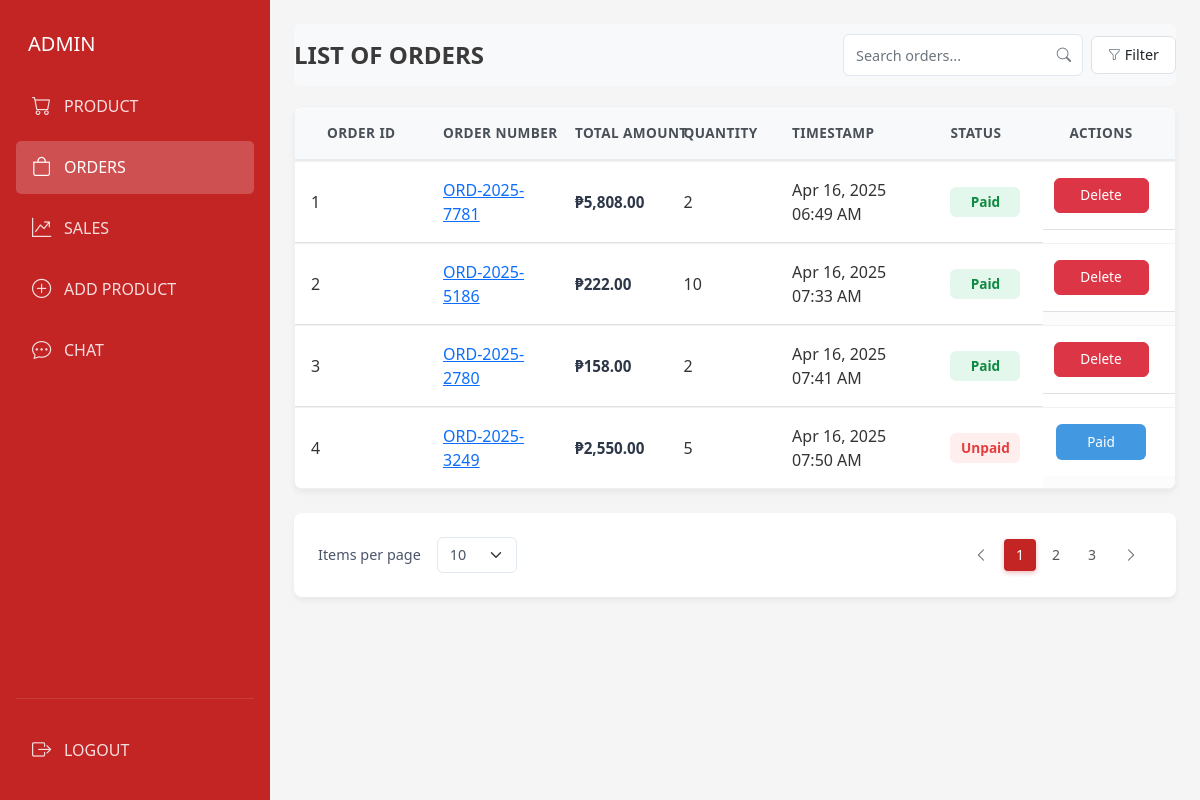
/admin/order_list.php, run on the app's committed database.
### tables this page shows
CREATE TABLE `orders` (
  `order_id` int(11) NOT NULL,
  `order_number` varchar(255) NOT NULL,
  `total_amount` decimal(10,2) NOT NULL,
  `quantity` int(11) NOT NULL,
  `status` varchar(255) NOT NULL,
  `created_at` timestamp NOT NULL DEFAULT current_timestamp()
);

### admin/order_list.php (the view, shortened to what this page needs)
<!DOCTYPE html>
<html lang="en">
<head>
    <link href="../vendor/bootstrap/css/bootstrap.min.css" rel="stylesheet">
    <link rel="stylesheet" href="https://cdn.jsdelivr.net/npm/bootstrap-icons@1.11.3/font/bootstrap-icons.min.css">
    <link href="css/admin.css" rel="stylesheet">
    <link href="css/order_list.css" rel="stylesheet">
</head>
<body>
    <?php include 'components/delete_product.php'; ?>
    <div class="d-flex admin-dashboard">
        <aside class="admin-sidebar">
            <?php include 'components/admin_sidebar.php'; ?>
        </aside>
        <main class="admin-main">
            <div class="container-fluid px-4 py-4">
                <div class="admin-header-container">
                    <div class="d-flex justify-content-between align-items-center">
                        <h1 class="admin-page-title mb-0">LIST OF ORDERS</h1>
                        <div class="d-flex align-items-center">
                            <div class="search-box me-2">
                                <input type="text" class="form-control search-input" placeholder="Search orders...">
                            </div>
                            <button class="btn btn-outline-secondary filter-button d-flex align-items-center">
                                <i class="bi bi-funnel me-1"></i> Filter
                            </button>
                        </div>
                    </div>
                </div>
                <div class="admin-table-card card">
                    <div class="card-body p-0">
                    <div class="table-responsive">
                        <table class="table admin-table product-table">
                            <thead>
                                <tr>
                                    <th width="15%">ORDER ID</th>
                                    <th width="15%">ORDER NUMBER</th>
                                    <th>TOTAL AMOUNT</th>
                                    <th>QUANTITY</th>
                                    <th width="18%">TIMESTAMP</th>
                                    <th>STATUS</th>
                                    <th width="15%" class="text-center">ACTIONS</th>
                                </tr>
                            </thead>
                            <tbody>
                                <?php
                                $sql = "SELECT * FROM orders";
                                $result = $conn->query($sql);
                                if ($result && $result->num_rows > 0):
                                    while ($order = $result->fetch_assoc()):
                                        $status = $order['status'] ?? 'unpaid';
                                        $statusClass = ($status == 'paid') ? 'high' : 'critical';
                                ?>
                                <tr data-order-id="<?= $order['order_id'] ?>">
                                    <td data-label="ORDER ID"><?= $order['order_id'] ?></td>
                                    <td data-label="ORDER NUMBER">
                                        <a href="#" onclick="showOrderDetails(<?= $order['order_id'] ?>)" data-bs-toggle="modal" data-bs-target="#orderDetailsModal">
                                            <?= htmlspecialchars($order['order_number']) ?>
                                        </a>
                                    </td>
                                    <td data-label="TOTAL AMOUNT"><span class="price-value">₱<?= number_format($order['total_amount'], 2) ?></span></td>
                                    <td data-label="QUANTITY"><?= $order['quantity'] ?></td>
                                    <td data-label="TIMESTAMP"><?= isset($order['created_at']) ? date('M d, Y h:i A', strtotime($order['created_at'])) : 'N/A' ?></td>
                                    <td data-label="STATUS"><span class="stock-badge <?= $statusClass ?>"><?= ucfirst($status) ?></span></td>
                                    <td class="action-buttons text-center" data-label="ACTIONS">
                                        <div class="action-buttons-container">
                                            <?php if ($status == 'unpaid'): ?>
                                            <button class="btn btn-action edit-btn" onclick="updateOrderStatus(<?= $order['order_id'] ?>, 'paid')">Paid</button>
                                            <?php else: ?>
                                            <button class="btn btn-danger" onclick="updateOrderStatus(<?= $order['order_id'] ?>, 'delete')">Delete</button>
                                            <?php endif; ?>
                                        </div>
                                    </td>
                                </tr>
                                <?php
                                    endwhile;
                                endif;
                                ?>
                            </tbody>
                        </table>
                        </div>
                    </div>
                </div>
                <div class="card admin-table-card">
                    <div class="card-body py-3">
                        <div class="d-flex pagination-container">
                            <div class="items-per-page me-auto">
                                <div class="d-flex align-items-center">
                                    <span class="me-2">Items per page</span>
                                    <select class="form-select form-select-sm">
                                        <option value="10" selected>10</option>
                                    </select>
                                </div>
                            </div>
                            <div class="pagination-wrapper">
                                <nav aria-label="Page navigation">
                                    <ul class="pagination pagination-sm mb-0">
                                        <li class="page-item">
                                            <a class="page-link" href="#" aria-label="Previous">
                                                <i class="bi bi-chevron-left"></i>
                                            </a>
                                        </li>
                                        <li class="page-item active"><a class="page-link" href="#">1</a></li>
                                        <li class="page-item"><a class="page-link" href="#">2</a></li>
                                        <li class="page-item"><a class="page-link" href="#">3</a></li>
                                        <li class="page-item">
                                            <a class="page-link" href="#" aria-label="Next">
                                                <i class="bi bi-chevron-right"></i>
                                            </a>
                                        </li>
                                    </ul>
                                </nav>
                            </div>
                        </div>
                    </div>
                </div>
            </div>
        </main>
    </div>
</body>
</html>

### admin/css/admin.css (style rules this page uses)
:root { --vh: 1vh; }
.form-control { padding: 12px 16px; border: 1px solid #ddd; border-radius: 5px; transition: all 0.3s ease; height: 46px; font-size: 14px; }
.admin-dashboard { width: 100%; min-height: 100vh; background-color: #f5f5f5; color: #333; overflow-x: hidden; display: flex; }
.admin-sidebar { width: 270px; background-color: #c32424; min-height: 100vh; height: 100vh; padding: 1.5rem 1rem; display: flex; flex-direction: column; position: fixed; left: 0; top: 0; overflow-y: auto; z-index: 1000; }
.admin-main { flex: 1; background-color: #f5f5f5; overflow-x: hidden; margin-left: 270px; width: calc(100% - 270px); min-height: 100vh; }
.admin-page-title { font-size: 1.75rem; font-weight: 700; color: #333; }
.search-box { position: relative; width: 300px; margin-right: 12px; }
.search-box input { padding: 0.6rem 1rem; padding-right: 3rem; border-radius: 4px; height: 45px; border: 1px solid #e0e0e0; background-color: #fff; font-size: 0.95rem; }
.admin-table { margin-bottom: 0; table-layout: fixed; width: 100%; border-collapse: collapse; border-style: hidden; }
.admin-table thead { background-color: #f8f9fa; }
.admin-table th { font-weight: 600; padding: 1.25rem 1.5rem; border-bottom: 1px solid #dee2e6; color: #495057; font-size: 0.9rem; text-transform: uppercase; vertical-align: middle; }
.admin-table td { padding: 1.25rem 1.5rem; vertical-align: middle; border-bottom: 1px solid #dee2e6; }
.admin-table tr { border-bottom: 1px solid #dee2e6; }
.admin-table tr:last-child td { border-bottom: none; }
.admin-table th:last-child, .admin-table td:last-child { padding-right: 2rem; text-align: center; }
.action-buttons { display: flex; gap: 8px; justify-content: center; border-bottom: none; }
td.action-buttons { border-bottom: none; }
td.action-buttons:after { content: none; }
.pagination { display: flex; align-items: center; }
.pagination .page-item .page-link { color: #555; border: none; min-width: 32px; height: 32px; display: flex; align-items: center; justify-content: center; margin: 0 2px; font-weight: 500; border-radius: 4px; padding: 0.25rem 0.75rem; }
.pagination .page-item.active .page-link { background-color: #c32424; color: white; box-shadow: 0 2px 5px rgba(195, 36, 36, 0.3); }
.pagination .page-item:first-child .page-link, .pagination .page-item:last-child .page-link { color: #555; font-weight: normal; padding: 0.25rem 0.75rem; min-width: auto; white-space: nowrap; }
.items-per-page { color: #666; font-size: 0.9rem; }
.form-select { border-color: #dee2e6; }
.product-table { width: 100%; border-collapse: collapse; }
.product-table thead { background-color: #f9f9f9; }
.product-table th { padding: 1rem 1.5rem; font-weight: 600; color: #333; border-bottom: 1px solid #dee2e6; text-transform: uppercase; font-size: 0.9rem; }
.product-table th:first-child { padding-left: 2rem; }
.product-table th:last-child { text-align: center; padding-right: 2rem; }
.product-table td { padding: 1.25rem 1.5rem; vertical-align: middle; border-bottom: 1px solid #dee2e6; }
.product-table td:last-child { text-align: center; padding-right: 2rem; }
.stock-badge { display: inline-flex; justify-content: center; align-items: center; min-width: 38px; height: 30px; border-radius: 30px; padding: 0 12px; font-size: 0.9rem; font-weight: 500; }
.stock-badge.high { background-color: #e8f7ef; color: #1e9c65; }
.stock-badge.critical { background-color: #fce8e8; color: #d32f2f; }
.action-buttons { display: flex; gap: 8px; justify-content: center; }
.btn-action { width: 38px; height: 38px; display: flex; align-items: center; justify-content: center; border-radius: 4px; padding: 0; border: none; transition: all 0.2s ease; }
.edit-btn { color: #495057; background-color: #f8f9fa; border: 1px solid #e9ecef; }
.form-control { padding: 0.8rem 1rem; border: 1px solid #dee2e6; border-radius: 6px; transition: all 0.3s ease; }
.table { margin-bottom: 0; }
.table > :not(caption) > * > * { border-bottom-width: 1px; box-shadow: none; padding: 1rem; }
.table > tbody > tr:last-child > td { border-bottom: 0; }

### data on the page
orders: order_id "1", order_number "ORD-2025-7781", total_amount "5,808.00", quantity "2", created_at "Apr 16, 2025 06:49 AM", status "Paid"
orders: order_id "2", order_number "ORD-2025-5186", total_amount "222.00", quantity "10", created_at "Apr 16, 2025 07:33 AM", status "Paid"
orders: order_id "3", order_number "ORD-2025-2780", total_amount "158.00", quantity "2", created_at "Apr 16, 2025 07:41 AM", status "Paid"
orders: order_id "4", order_number "ORD-2025-3249", total_amount "2,550.00", quantity "5", created_at "Apr 16, 2025 07:50 AM", status "Unpaid"
